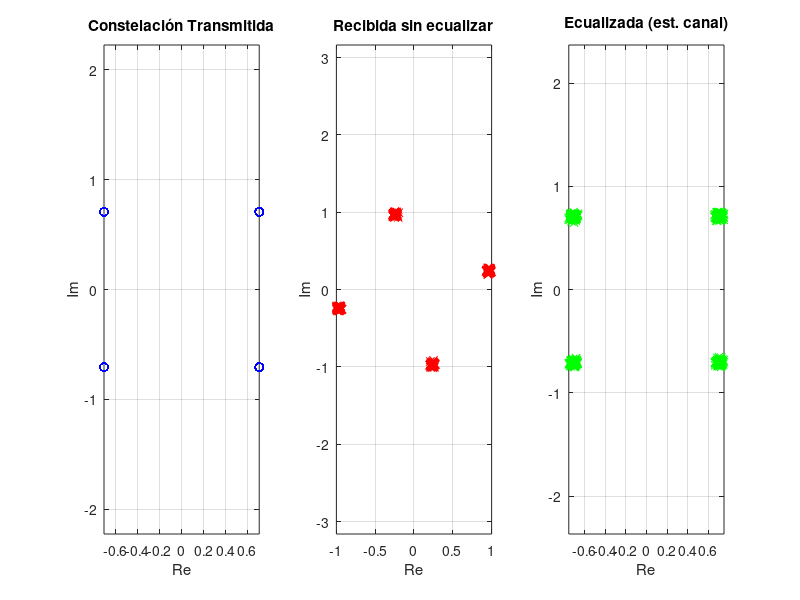
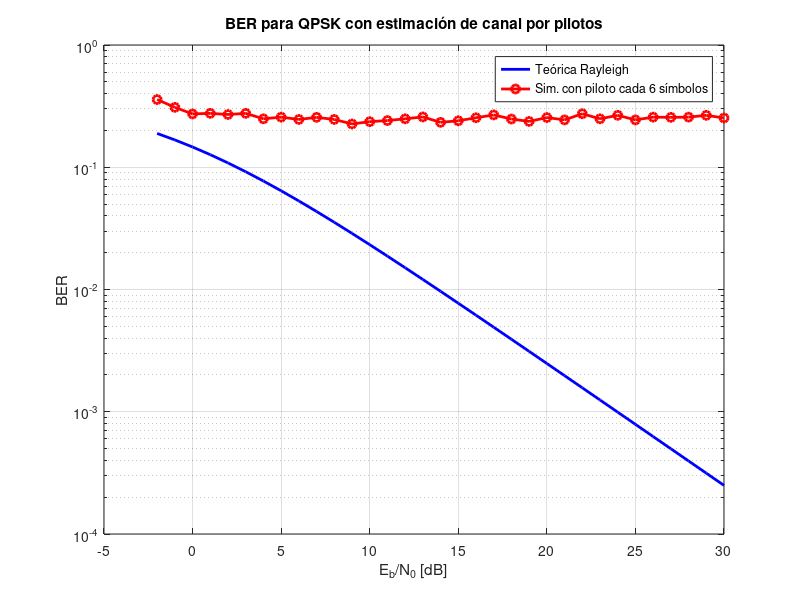

These charts were generated, in order, by the following MATLAB code:
clc; clear all; close all;

% Parámetros
num_bits = 1000;
k = 2; % bits por símbolo para QPSK
num_symbols = num_bits / k;
EbN0_dB = -2:1:30;
L = 1; % número de reflexiones
v_kmh = 0; fc = 700e6;
v = v_kmh / 3.6;
lambda = 3e8 / fc;
fd_max = v / lambda;
num_runs = 1;

% Pilotos
pilot_symbol = 1 + 1j;
pilot_interval = 5; 

mapping = [1+1j; -1+1j; -1-1j; 1-1j] / sqrt(2);
bit_map = [0 0; 0 1; 1 1; 1 0];

ber_total = zeros(1, length(EbN0_dB));

for idx = 1:length(EbN0_dB)
    EbN0 = 10^(EbN0_dB(idx)/10);
    N0 = 1/(2*k*EbN0);

    for run = 1:num_runs
        % Transmisión
        bits = randi([0 1], 1, num_bits);
        bit_pairs = reshape(bits, 2, []).';
        indices = bit_pairs(:,1)*2 + bit_pairs(:,2) + 1;
        symbols = mapping(indices).';

        % Insertar pilotos cada 'pilot_interval' símbolos
        total_len = num_symbols + ceil(num_symbols/pilot_interval);
        tx_frame = zeros(1, total_len);
        is_pilot = false(1, total_len);
        data_ptr = 1;

        for i = 1:total_len
            if mod(i-1, pilot_interval + 1) == 0
                tx_frame(i) = pilot_symbol;
                is_pilot(i) = true;
            else
                tx_frame(i) = symbols(data_ptr);
                data_ptr = data_ptr + 1;
            end
        end

        % Canal
        t = linspace(0, 1, length(tx_frame));
        an = ones(1,L)/sqrt(L);
        thetan = 2*pi*rand(1,L);
        fDn = fd_max * cos(2*pi*rand(1,L));
        H = zeros(1,length(tx_frame));
        for l = 1:L
            H = H + an(l)*exp(1j*(thetan(l) - 2*pi*fDn(l)*t));
        end

        noise = sqrt(N0)*(randn(1,length(tx_frame)) + 1j*randn(1,length(tx_frame)));
        y = tx_frame .* H + noise;

        % Estimación del canal en pilotos
        H_est = zeros(1, length(tx_frame));
        pilot_pos = find(is_pilot);
        H_est(pilot_pos) = y(pilot_pos) / pilot_symbol;

        % Interpolación
        data_pos = find(~is_pilot);
        H_est(data_pos) = interp1(pilot_pos, H_est(pilot_pos), data_pos, 'linear', 'extrap');

        % Ecualización
        y_eq_all = y ./ H_est;

        % Extraer datos
        y_data = y_eq_all(~is_pilot);

        % Detección
        decoded_bits = zeros(num_bits, 1);
        for n = 1:num_symbols
            distances = abs(y_data(n) - mapping).^2;
            [~, idx_min] = min(distances);
            decoded_bits(2*n-1:2*n) = bit_map(idx_min, :);
        end

        ber_total(idx) = ber_total(idx) + sum(decoded_bits' ~= bits);

        % ===== Mostrar constelaciones si Eb/N0 = 30 dB (último idx) =====
        if EbN0_dB(idx) == 30 && run == 1
            figure;
            subplot(1,3,1); plot(real(symbols), imag(symbols), 'bo');
            title('Constelación Transmitida');
            xlabel('Re'); ylabel('Im'); axis equal; grid on;

            y_rx_data = y(~is_pilot);
            subplot(1,3,2); plot(real(y_rx_data), imag(y_rx_data), 'rx');
            title('Recibida sin ecualizar');
            xlabel('Re'); ylabel('Im'); axis equal; grid on;

            subplot(1,3,3); plot(real(y_data), imag(y_data), 'gx');
            title('Ecualizada (est. canal)');
            xlabel('Re'); ylabel('Im'); axis equal; grid on;
        end
    end
end

% Resultados
ber_avg = ber_total / (num_runs * num_bits);
% disp(ber_avg)

% Teórica Rayleigh
EbN0_lin = 10.^(EbN0_dB/10);
ber_rayleigh_theory = 0.5*(1 - sqrt(EbN0_lin./(EbN0_lin+1)));

% Gráfica de BER
figure;
semilogy(EbN0_dB, ber_rayleigh_theory, 'b-', 'LineWidth', 2); hold on;
semilogy(EbN0_dB, ber_avg, 'ro-', 'LineWidth', 2);
grid on;
legend('Teórica Rayleigh', ['Sim. con piloto cada ', num2str(pilot_interval+1), ' símbolos']);
xlabel('E_b/N_0 [dB]'); ylabel('BER');
title('BER para QPSK con estimación de canal por pilotos');
